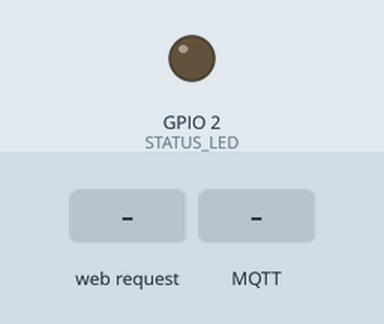
Recording of a program running on a simulated ESP32. Shown: output pins drawn as LEDs (lit = HIGH). Dashed ring = blinking. The inputs (shaded band) are chosen by the test bench. WiFi joins after 1.5 s; servers stay silent unless stated; no MQTT or app messages arrive unless stated; what the program prints to the serial monitor is not drawn.

Above: at 3.7 s.
3.8 s: HTTP request GET /wake?target=all received
At 4.3 s:
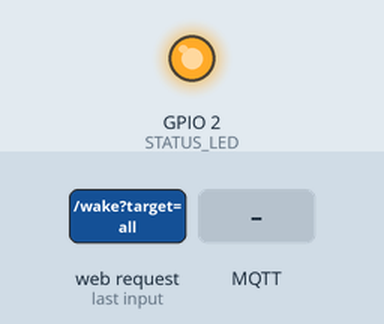
6.5 s: MQTT message "desktop_pc" arrives on the first subscribed topic
At 6.65 s:
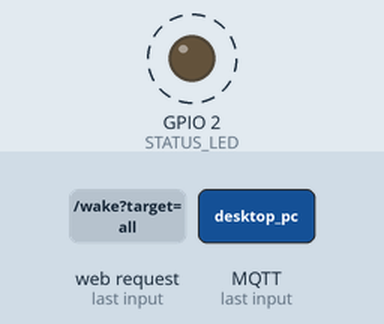
9.5 s: MQTT message "pc" arrives on the first subscribed topic
At 9.65 s:
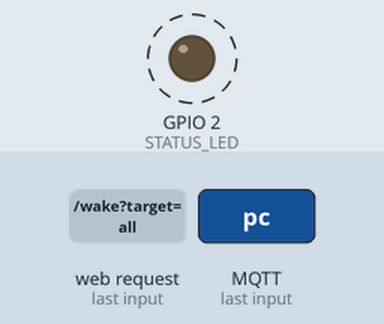
12.5 s: MQTT message "work_laptop" arrives on the first subscribed topic
At 13.6 s:
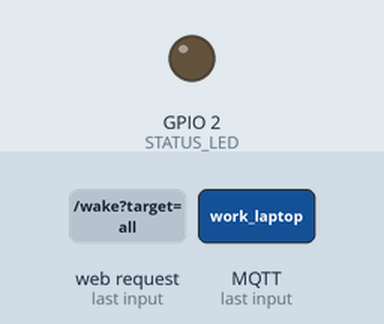
Timing chart, 0 to 15.0 s (numbered marks = the images above; inputs shaded):
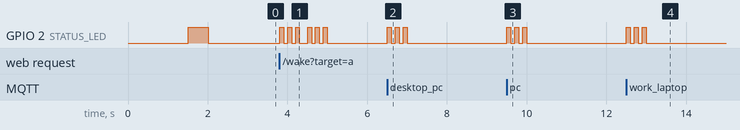

Measured:
- after the input at 3.8 s, GPIO 2 (STATUS_LED): LOW → HIGH at once, → LOW 0.10 s later, → HIGH 0.10 s later, → LOW 0.10 s later, … (12 changes in this stretch)
- after the input at 6.5 s, GPIO 2 (STATUS_LED): alternates HIGH for 0.10 s and LOW for 0.10 s, 6 changes in all, then stays LOW, starting at once
- after the input at 9.5 s, GPIO 2 (STATUS_LED): alternates HIGH for 0.10 s and LOW for 0.10 s, 6 changes in all, then stays LOW, starting at once
- after the input at 12.5 s, GPIO 2 (STATUS_LED): alternates HIGH for 0.10 s and LOW for 0.10 s, 6 changes in all, then stays LOW, starting at once

The program:

main.cpp
```cpp
#include <Arduino.h>
#include <WiFi.h>
#include <WiFiUdp.h>
#include <PubSubClient.h>
#include <WebServer.h>

#if __has_include("secrets.h")
#include "secrets.h"
#else
#define SECRET_WIFI_SSID "YOUR_WIFI_SSID"
#define SECRET_WIFI_PASSWORD "YOUR_WIFI_PASSWORD"
#endif

// Wi-Fi credentials (configured via secrets.h)
const char* WIFI_SSID     = SECRET_WIFI_SSID;
const char* WIFI_PASSWORD = SECRET_WIFI_PASSWORD;

// Azure MQTT Broker (matches iPad Dock)
const char* MQTT_SERVER    = "20.244.45.142";
const int   MQTT_PORT      = 1883;
const char* MQTT_CLIENT_ID = "esp32-wol-relay";

// Known Workstations
const char* MAC_DESKTOP_PC  = "04:7c:16:b7:5e:96";
const char* MAC_WORK_LAPTOP = "30:e3:a4:8e:ff:ee";

// Built-in LED on ESP32 (GPIO 2)
#define STATUS_LED 2

// Objects
WiFiClient espClient;
PubSubClient mqttClient(espClient);
WiFiUDP udp;
WebServer server(80);

unsigned long lastMqttRetry = 0;
unsigned long lastHeartbeat = 0;

void blinkStatusLed(int count, int onMs, int offMs) {
  for (int i = 0; i < count; i++) {
    digitalWrite(STATUS_LED, HIGH);
    delay(onMs);
    digitalWrite(STATUS_LED, LOW);
    if (i < count - 1) delay(offMs);
  }
}

// ==========================================
// WAKE-ON-LAN LOGIC
// ==========================================
bool sendWOL(const char* macStr) {
  uint8_t mac[6];
  if (sscanf(macStr, "%hhx:%hhx:%hhx:%hhx:%hhx:%hhx",
             &mac[0], &mac[1], &mac[2], &mac[3], &mac[4], &mac[5]) != 6) {
    Serial.printf("[-] Invalid MAC address format: %s\n", macStr);
    return false;
  }

  uint8_t magicPacket[102];
  // 6 bytes of 0xFF
  for (int i = 0; i < 6; i++) magicPacket[i] = 0xFF;
  // 16 repetitions of target MAC
  for (int i = 1; i <= 16; i++) {
    memcpy(&magicPacket[i * 6], mac, 6);
  }

  // UDP broadcast to port 9 on 255.255.255.255
  IPAddress broadcastIP(255, 255, 255, 255);
  udp.beginPacket(broadcastIP, 9);
  udp.write(magicPacket, sizeof(magicPacket));
  udp.endPacket();

  // Send a second packet to port 7 for maximum motherboard compatibility
  udp.beginPacket(broadcastIP, 7);
  udp.write(magicPacket, sizeof(magicPacket));
  udp.endPacket();

  // Blink built-in LED thrice to confirm transmission
  blinkStatusLed(3, 100, 100);

  Serial.printf("[+] Broadcasted WoL Magic Packet for MAC: %s\n", macStr);
  return true;
}

// Dispatches wake by target name or direct MAC
void handleWakeTarget(const char* targetOrMac) {
  if (strcmp(targetOrMac, "desktop_pc") == 0 || strcmp(targetOrMac, "pc") == 0) {
    sendWOL(MAC_DESKTOP_PC);
  } else if (strcmp(targetOrMac, "work_laptop") == 0 || strcmp(targetOrMac, "laptop") == 0) {
    sendWOL(MAC_WORK_LAPTOP);
  } else if (strcmp(targetOrMac, "all") == 0) {
    sendWOL(MAC_DESKTOP_PC);
    delay(200);
    sendWOL(MAC_WORK_LAPTOP);
  } else if (strlen(targetOrMac) >= 17) {
    sendWOL(targetOrMac);
  } else {
    Serial.printf("[-] Unknown target or MAC: %s\n", targetOrMac);
  }
}

// ==========================================
// LOCAL HTTP SERVER (Offline Fallback)
// ==========================================
void handleHttpRoot() {
  String html = "<!DOCTYPE html><html><head><title>ESP32 WoL Relay</title>";
  html += "<meta name='viewport' content='width=device-width, initial-scale=1'>";
  html += "<style>body{font-family:sans-serif;background:#1c1c1e;color:#fff;text-align:center;padding:30px;}";
  html += "button{background:#0a84ff;color:#fff;border:none;padding:14px 28px;border-radius:12px;font-size:16px;margin:10px;cursor:pointer;}";
  html += "</style></head><body>";
  html += "<h2>⚡ ESP32 Local WoL Relay</h2>";
  html += "<p>Trigger Wake-on-LAN directly over local network:</p>";
  html += "<button onclick=\"location.href='/wake?target=desktop_pc'\">Wake Desktop PC</button><br>";
  html += "<button onclick=\"location.href='/wake?target=work_laptop'\">Wake Work Laptop</button><br>";
  html += "<button onclick=\"location.href='/wake?target=all'\">Wake All Workstations</button>";
  html += "<p style='color:#8e8e93;margin-top:30px;'>IP: " + WiFi.localIP().toString() + "</p>";
  html += "</body></html>";
  server.send(200, "text/html", html);
}

void handleHttpWake() {
  String target = server.arg("target");
  String mac = server.arg("mac");
  if (target.length() > 0) {
    handleWakeTarget(target.c_str());
    server.send(200, "text/plain", "OK: Waking " + target);
  } else if (mac.length() > 0) {
    sendWOL(mac.c_str());
    server.send(200, "text/plain", "OK: Sent WoL to " + mac);
  } else {
    server.send(400, "text/plain", "Missing target or mac parameter");
  }
}

// ==========================================
// MQTT CALLBACK & RECONNECT
// ==========================================
void onMqttMessage(char* topic, byte* payload, unsigned int length) {
  char msg[64];
  int len = (length < 63) ? length : 63;
  memcpy(msg, payload, len);
  msg[len] = '\0';

  Serial.printf("[*] MQTT [%s] -> %s\n", topic, msg);

  // Matches cmnd/desktop_pc/wake, cmnd/work_laptop/wake, cmnd/room_light/WakeOnLan
  if (strstr(topic, "desktop_pc/wake") != NULL) {
    if (len >= 17) sendWOL(msg);
    else sendWOL(MAC_DESKTOP_PC);
  } else if (strstr(topic, "work_laptop/wake") != NULL) {
    if (len >= 17) sendWOL(msg);
    else sendWOL(MAC_WORK_LAPTOP);
  } else if (strstr(topic, "WakeOnLan") != NULL || strstr(topic, "/wake") != NULL) {
    handleWakeTarget(msg);
  }
}

void reconnectMqtt() {
  if (mqttClient.connected()) return;

  if (millis() - lastMqttRetry > 5000) {
    lastMqttRetry = millis();
    Serial.print("[*] Connecting to MQTT broker...");
    // Connect with Last Will & Testament (LWT) topic retained as OFFLINE
    if (mqttClient.connect(MQTT_CLIENT_ID, "tele/esp32_wol/LWT", 0, true, "OFFLINE")) {
      Serial.println(" connected!");
      // Listen to iPad Dock wake commands
      mqttClient.subscribe("cmnd/+/wake");
      mqttClient.subscribe("cmnd/room_light/WakeOnLan");
      mqttClient.subscribe("cmnd/esp32_wol/#");
      // Publish retained ONLINE LWT and telemetry state
      mqttClient.publish("tele/esp32_wol/LWT", "ONLINE", true);
      mqttClient.publish("tele/esp32_wol/STATE", "ONLINE");
      lastHeartbeat = millis();
    } else {
      Serial.printf(" failed (rc=%d), will retry.\n", mqttClient.state());
    }
  }
}

// ==========================================
// SETUP & MAIN LOOP
// ==========================================
void setup() {
  Serial.begin(115200);
  pinMode(STATUS_LED, OUTPUT);
  digitalWrite(STATUS_LED, LOW);

  delay(1000);
  Serial.printf("\n========================================\n");
  Serial.printf("   ESP32 24/7 Wake-on-LAN Local Relay    \n");
  Serial.printf("========================================\n");

  WiFi.mode(WIFI_STA);
  WiFi.begin(WIFI_SSID, WIFI_PASSWORD);
  Serial.printf("[*] Connecting to Wi-Fi SSID: %s", WIFI_SSID);
  while (WiFi.status() != WL_CONNECTED) {
    delay(500);
    Serial.print(".");
    digitalWrite(STATUS_LED, !digitalRead(STATUS_LED));
  }
  digitalWrite(STATUS_LED, LOW);
  Serial.printf("\n[+] Wi-Fi connected! IP Address: %s\n", WiFi.localIP().toString().c_str());

  udp.begin(9);

  // Setup Local Web Server
  server.on("/", handleHttpRoot);
  server.on("/wake", handleHttpWake);
  server.begin();
  Serial.println("[+] Local HTTP WoL Server running on port 80");

  // Setup MQTT
  mqttClient.setServer(MQTT_SERVER, MQTT_PORT);
  mqttClient.setCallback(onMqttMessage);
  mqttClient.setKeepAlive(5);
}

void loop() {
  if (WiFi.status() == WL_CONNECTED) {
    if (!mqttClient.connected()) {
      reconnectMqtt();
    }
    mqttClient.loop();

    // Periodic snappy heartbeat every 3 seconds
    if (mqttClient.connected() && (millis() - lastHeartbeat > 3000)) {
      lastHeartbeat = millis();
      mqttClient.publish("tele/esp32_wol/STATE", "ONLINE");
    }
  } else {
    Serial.println("[-] Wi-Fi lost, reconnecting...");
    WiFi.reconnect();
    delay(2000);
  }

  server.handleClient();
}
```
